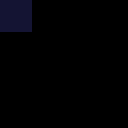

Rendered tile map (Tiled .tmx) drawn with the repository's tilesets; below, a short description and the full map source, tile grids included:
An orthogonal 4x4 tile map with 32x32 px tiles, 25 tile layers (input_space, output_space, output1_space, output2_space, ...), 2 tilesets.

<map version="1.10" tiledversion="1.10.2" orientation="orthogonal" renderorder="right-down" width="4" height="4" tilewidth="32" tileheight="32" infinite="0" nextlayerid="29" nextobjectid="1">
 <tileset firstgid="1" name="stars" tilewidth="32" tileheight="32" tilecount="16" columns="4">
  <image source="stars.png" width="128" height="128" />
 </tileset>
 <tileset firstgid="17" name="spaceObjects" tilewidth="32" tileheight="32" tilecount="16" columns="4">
  <image source="spaceObjects.PNG" width="128" height="128" />
 </tileset>
 <layer id="1" name="input_space" width="4" height="4">
  <data encoding="csv">
28,0,0,0,
0,0,0,0,
0,0,0,0,
0,0,0,0
</data>
 </layer>
 <layer id="2" name="output_space" width="4" height="4">
  <properties>
   <property name="Probability" type="float" value="0.009" />
  </properties>
  <data encoding="csv">
27,0,0,0,
0,0,0,0,
0,0,0,0,
0,0,0,0
</data>
 </layer>
 <layer id="3" name="output1_space" width="4" height="4">
  <properties>
   <property name="Probability" type="float" value="0.009" />
  </properties>
  <data encoding="csv">
26,0,0,0,
0,0,0,0,
0,0,0,0,
0,0,0,0
</data>
 </layer>
 <layer id="4" name="output2_space" width="4" height="4">
  <properties>
   <property name="Probability" type="float" value="0.02" />
  </properties>
  <data encoding="csv">
25,0,0,0,
0,0,0,0,
0,0,0,0,
0,0,0,0
</data>
 </layer>
 <layer id="5" name="output3_space" width="4" height="4">
  <properties>
   <property name="Probability" type="float" value="0.009" />
  </properties>
  <data encoding="csv">
24,0,0,0,
0,0,0,0,
0,0,0,0,
0,0,0,0
</data>
 </layer>
 <layer id="6" name="output4_space" width="4" height="4">
  <properties>
   <property name="Probability" type="float" value="0.009" />
  </properties>
  <data encoding="csv">
23,0,0,0,
0,0,0,0,
0,0,0,0,
0,0,0,0
</data>
 </layer>
 <layer id="7" name="output5_space" width="4" height="4">
  <properties>
   <property name="Probability" type="float" value="0.02" />
  </properties>
  <data encoding="csv">
22,0,0,0,
0,0,0,0,
0,0,0,0,
0,0,0,0
</data>
 </layer>
 <layer id="8" name="output6_space" width="4" height="4">
  <properties>
   <property name="Probability" type="float" value="0.02" />
  </properties>
  <data encoding="csv">
21,0,0,0,
0,0,0,0,
0,0,0,0,
0,0,0,0
</data>
 </layer>
 <layer id="9" name="output7_space" width="4" height="4">
  <properties>
   <property name="Probability" type="float" value="0.30000000000000004" />
  </properties>
  <data encoding="csv">
16,0,0,0,
0,0,0,0,
0,0,0,0,
0,0,0,0
</data>
 </layer>
 <layer id="10" name="output8_space" width="4" height="4">
  <properties>
   <property name="Probability" type="float" value="0.3" />
  </properties>
  <data encoding="csv">
15,0,0,0,
0,0,0,0,
0,0,0,0,
0,0,0,0
</data>
 </layer>
 <layer id="11" name="output9_space" width="4" height="4">
  <properties>
   <property name="Probability" type="float" value="0.3" />
  </properties>
  <data encoding="csv">
14,0,0,0,
0,0,0,0,
0,0,0,0,
0,0,0,0
</data>
 </layer>
 <layer id="12" name="output10_space" width="4" height="4">
  <properties>
   <property name="Probability" type="float" value="0.3" />
  </properties>
  <data encoding="csv">
13,0,0,0,
0,0,0,0,
0,0,0,0,
0,0,0,0
</data>
 </layer>
 <layer id="13" name="output11_space" width="4" height="4">
  <properties>
   <property name="Probability" type="float" value="0.3" />
  </properties>
  <data encoding="csv">
12,0,0,0,
0,0,0,0,
0,0,0,0,
0,0,0,0
</data>
 </layer>
 <layer id="14" name="output12_space" width="4" height="4">
  <properties>
   <property name="Probability" type="float" value="0.3" />
  </properties>
  <data encoding="csv">
11,0,0,0,
0,0,0,0,
0,0,0,0,
0,0,0,0
</data>
 </layer>
 <layer id="15" name="output13_space" width="4" height="4">
  <properties>
   <property name="Probability" type="float" value="0.3" />
  </properties>
  <data encoding="csv">
10,0,0,0,
0,0,0,0,
0,0,0,0,
0,0,0,0
</data>
 </layer>
 <layer id="16" name="output14_space" width="4" height="4">
  <properties>
   <property name="Probability" type="float" value="0.3" />
  </properties>
  <data encoding="csv">
9,0,0,0,
0,0,0,0,
0,0,0,0,
0,0,0,0
</data>
 </layer>
 <layer id="17" name="output15_space" width="4" height="4">
  <properties>
   <property name="Probability" type="float" value="0.3" />
  </properties>
  <data encoding="csv">
8,0,0,0,
0,0,0,0,
0,0,0,0,
0,0,0,0
</data>
 </layer>
 <layer id="18" name="output16_space" width="4" height="4">
  <properties>
   <property name="Probability" type="float" value="0.3" />
  </properties>
  <data encoding="csv">
7,0,0,0,
0,0,0,0,
0,0,0,0,
0,0,0,0
</data>
 </layer>
 <layer id="19" name="output17_space" width="4" height="4">
  <properties>
   <property name="Probability" type="float" value="0.3" />
  </properties>
  <data encoding="csv">
6,0,0,0,
0,0,0,0,
0,0,0,0,
0,0,0,0
</data>
 </layer>
 <layer id="20" name="output18_space" width="4" height="4">
  <properties>
   <property name="Probability" type="float" value="0.3" />
  </properties>
  <data encoding="csv">
5,0,0,0,
0,0,0,0,
0,0,0,0,
0,0,0,0
</data>
 </layer>
 <layer id="21" name="output19_space" width="4" height="4">
  <properties>
   <property name="Probability" type="float" value="0.3" />
  </properties>
  <data encoding="csv">
4,0,0,0,
0,0,0,0,
0,0,0,0,
0,0,0,0
</data>
 </layer>
 <layer id="22" name="output20_space" width="4" height="4">
  <properties>
   <property name="Probability" type="float" value="0.3" />
  </properties>
  <data encoding="csv">
3,0,0,0,
0,0,0,0,
0,0,0,0,
0,0,0,0
</data>
 </layer>
 <layer id="23" name="output21_space" width="4" height="4">
  <properties>
   <property name="Probability" type="float" value="0.3" />
  </properties>
  <data encoding="csv">
2,0,0,0,
0,0,0,0,
0,0,0,0,
0,0,0,0
</data>
 </layer>
 <layer id="24" name="output22_space" width="4" height="4">
  <properties>
   <property name="Probability" type="float" value="0.3" />
  </properties>
  <data encoding="csv">
1,0,0,0,
0,0,0,0,
0,0,0,0,
0,0,0,0
</data>
 </layer>
 <layer id="28" name="output23_space" width="4" height="4">
  <properties>
   <property name="Probability" type="float" value="1" />
  </properties>
  <data encoding="csv">
29,0,0,0,
0,0,0,0,
0,0,0,0,
0,0,0,0
</data>
 </layer>
</map>
